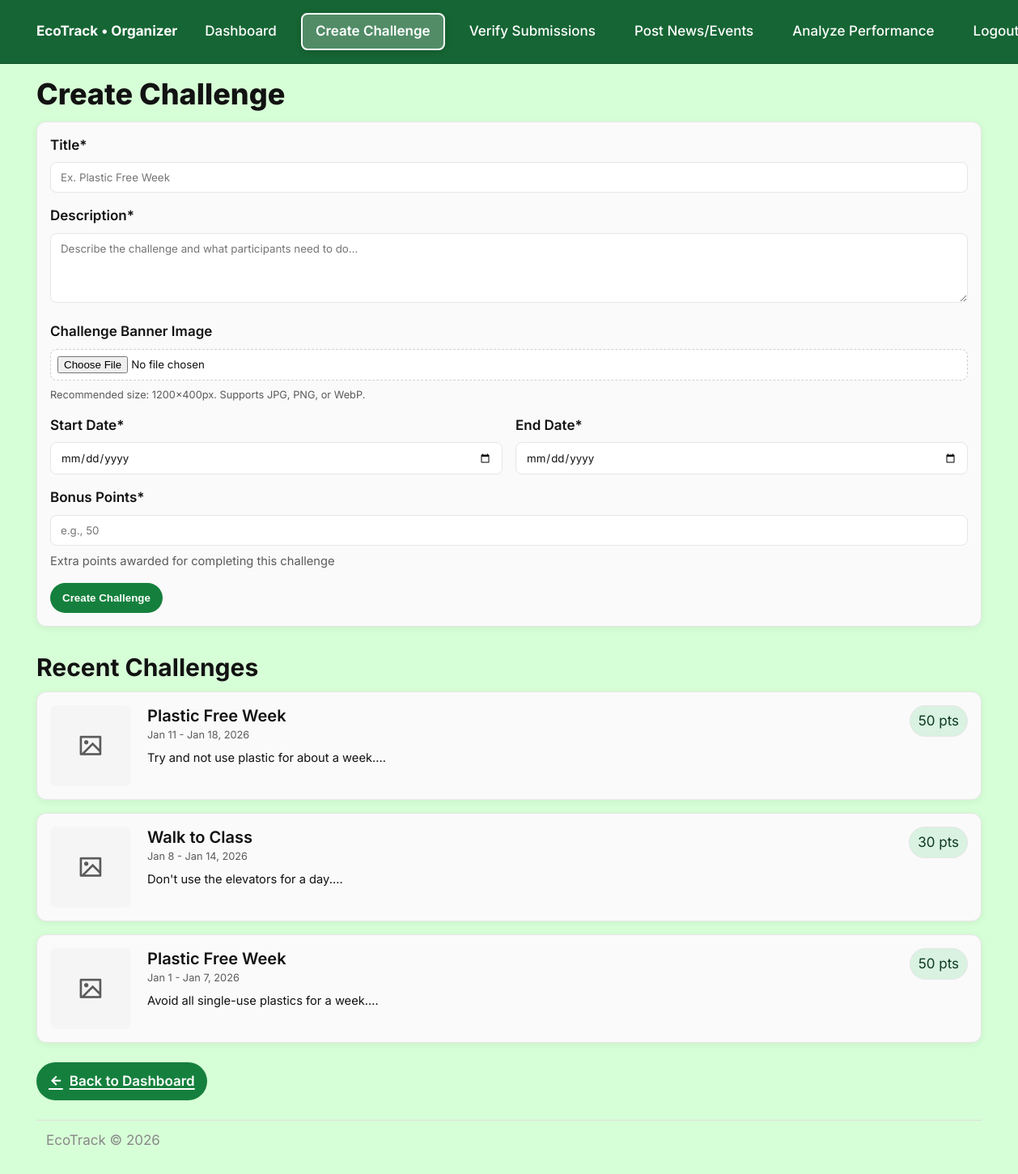
Screenshot of /pages/organizer/createChallenge.php (signed in) with the database file from the repository.
### tables this page shows
CREATE TABLE `weekly_challenges` (
  `challenge_id` int(11) NOT NULL,
  `title` varchar(150) NOT NULL,
  `description` text NOT NULL,
  `bonus_points` int(11) NOT NULL,
  `start_date` date NOT NULL,
  `end_date` date NOT NULL,
  `image_path` varchar(255) NOT NULL
);

### pages/organizer/createChallenge.php (the view, shortened to what this page needs)
<?php
require_once __DIR__ . '/../../config/dbConnect.php';
function h(?string $s): string { return htmlspecialchars($s ?? '', ENT_QUOTES, 'UTF-8'); }
$challengesQuery = "
    SELECT challenge_id, title, description, bonus_points, start_date, end_date
    FROM weekly_challenges
    ORDER BY start_date DESC
    LIMIT 10
";
$challengesResult = $conn->query($challengesQuery);
$challenges = $challengesResult ? $challengesResult->fetch_all(MYSQLI_ASSOC) : [];
include __DIR__ . '/../../assets/header.php';
?>
<h1 class="h1">Create Challenge</h1>
<div class="card">
  <form method="post" enctype="multipart/form-data" style="display:grid; gap: var(--space-3);">
    <div>
      <label class="h5" for="title" style="display:block; margin-bottom: var(--space-1);">Title*</label>
      <input type="text" id="title" name="title"
             placeholder="Ex. Plastic Free Week"
             style="width:100%;" required>
    </div>
    <div>
      <label class="h5" for="description" style="display:block; margin-bottom: var(--space-1);">Description*</label>
      <textarea id="description" name="description" rows="4"
                placeholder="Describe the challenge and what participants need to do..."
                style="width:100%; resize: vertical;" required></textarea>
    </div>
    <div>
      <label class="h5" for="challenge_image" style="display:block; margin-bottom: var(--space-1);">Challenge Banner Image</label>
      <input type="file" id="challenge_image" name="challenge_image" accept="image/*"
             style="width:100%; padding: 8px; border: 1px dashed var(--color-border-strong); border-radius: var(--radius-sm);">
      <p style="margin: var(--space-1) 0 0; font-size: var(--fs-xs); color: var(--color-text-muted);">
        Recommended size: 1200x400px. Supports JPG, PNG, or WebP.
      </p>
    </div>
    <div class="grid cols-1 md:cols-2 gap-3">
      <div>
        <label class="h5" for="startDate" style="display:block; margin-bottom: var(--space-1);">Start Date*</label>
        <input type="date" id="startDate" name="startDate"
               style="width:100%;" required>
      </div>
      <div>
        <label class="h5" for="endDate" style="display:block; margin-bottom: var(--space-1);">End Date*</label>
        <input type="date" id="endDate" name="endDate"
               style="width:100%;" required>
      </div>
    </div>
    <div>
      <label class="h5" for="bonusPoints" style="display:block; margin-bottom: var(--space-1);">Bonus Points*</label>
      <input type="number" id="bonusPoints" name="bonusPoints"
             min="0" placeholder="e.g., 50"
             style="width:100%;" required>
      <p style="margin: var(--space-1) 0 0; font-size: var(--fs-sm); color: var(--color-text-muted);">
        Extra points awarded for completing this challenge
      </p>
    </div>
    <button class="button" type="submit" name="save" value="1" style="justify-self: start;">
      Create Challenge
    </button>
  </form>
</div>
<h2 class="h2" style="margin-top: var(--space-5);">Recent Challenges</h2>
<?php if (empty($challenges)): ?>
  <div class="card">
    <p style="margin:0; color: var(--color-text-muted);">No challenges created yet.</p>
  </div>
<?php else: ?>
  <div class="grid cols-1 gap-3">
    <?php foreach ($challenges as $c): ?>
      <article class="card">
        <div style="display:flex; gap: 20px; align-items: flex-start;">
          <div style="flex: 0 0 100px; height: 100px; background: var(--color-elevated); border-radius: var(--radius-sm); overflow: hidden; display: flex; align-items: center; justify-content: center;">
            <?php if (!empty($c['image_path'])): ?>
              <img src="../../<?= h($c['image_path']) ?>" alt="Challenge" style="width: 100%; height: 100%; object-fit: cover;">
            <?php else: ?>
              <i class="ri-image-line" style="font-size: 2rem; color: var(--color-text-muted);"></i>
            <?php endif; ?>
          </div>
          <div style="flex: 1;">
            <div style="display:flex; justify-content:space-between; align-items:start; margin-bottom: var(--space-1);">
              <div>
                <h3 class="h4" style="margin:0;"><?= h($c['title']) ?></h3>
                <p style="margin:0; font-size: var(--fs-xs); color: var(--color-text-muted);">
                  <?= h(date('M j', strtotime($c['start_date']))) ?> - <?= h(date('M j, Y', strtotime($c['end_date']))) ?>
                </p>
              </div>
              <span class="badge"><?= h((string)$c['bonus_points']) ?> pts</span>
            </div>
            <p style="margin:0; font-size: var(--fs-sm);">
              <?= h(substr($c['description'], 0, 120)) ?>...
            </p>
          </div>
        </div>
      </article>
    <?php endforeach; ?>
  </div>
<?php endif; ?>
<div style="margin-top: var(--space-4);">
  <a href="organizerDashboard.php" class="button">
    <i class="ri-arrow-left-line" aria-hidden="true"></i>
    Back to Dashboard
  </a>
</div>
<?php include __DIR__ . '/../../assets/footer.php'; ?>

### assets/css/style.css (style rules this page uses)
* { box-sizing: border-box; }
html, body { height: 100%; }
body { margin: 0; font-family: "Inter", system-ui, -apple-system, Segoe UI, Roboto, Helvetica, Arial, sans-serif; background: var(--color-bg); color: var(--color-text); text-rendering: optimizeLegibility; -webkit-font-smoothing: antialiased; -moz-osx-font-smoothing: grayscale; }
:root { --color-bg:#d7ffd7; --color-surface:#FAFAFA; --color-elevated:#F5F5F5; --color-overlay:rgba(0,0,0,0.6); --color-text:#121212; --color-text-muted:#5B5B5B; --color-text-on-dark:#E6F4EA; --color-primary:#15803D; --color-primary-strong:#166534; --color-primary-soft:#D9F2E1; --color-accent:#2C7A7B; --color-accent-soft:#D7F0F1; --color-success:#1F7A4C; --color-success-soft:#DDF5E7; --color-warning:#B7791F; --color-warning-soft:#FBE8C6; --color-error:#B91C1C; --color-error-soft:#FAD6D6; --color-info:#1E4DB7; --color-info-soft:#D9E6FB; --color-border:#E6E6E6; --color-border-strong:#CFCFCF; --color-focus:#1E90FF; --focus-ring:3px solid var(--color-focus); --header-bg:#166534; --header-text:#FFFFFF; --header-border:#13522B; --shadow-1:0 2px 10px rgba(0,0,0,0.06); --shadow-2:0 6px 24px rgba(0,0,0,0.08); --radius-lg:12px; --radius-md:10px; --radius-sm:8px; --space-1:8px; --space-2:12px; --space-3:16px; --space-4:24px; --space-5:32px; --space-6:48px; --btn-bg:var(--color-primary); --btn-text:#FFFFFF; --btn-bg-hover:#0F6A31; --btn-bg-active:#0C5A29; --btn-border:transparent; --link:var(--color-accent); --link-hover:#205F61; --card-bg:var(--color-surface); --card-border:var(--color-border); --input-bg:#FFFFFF; --input-text:var(--color-text); --input-border:var(--color-border); --input-border-focus:#6FB1FF; --badge-bg:var(--color-primary-soft); --badge-text:#0E3A20; }
:root { --lh-tight:1.2; --lh-snug:1.35; --lh-normal:1.5; --lh-relaxed:1.7; --fs-xs: clamp(0.75rem, 0.72rem + 0.1vw, 0.82rem); --fs-sm: clamp(0.85rem, 0.80rem + 0.15vw, 0.95rem); --fs-base: clamp(0.95rem, 0.90rem + 0.25vw, 1.0625rem); --fs-lg: clamp(1.0625rem, 1rem + 0.35vw, 1.25rem); --fs-xl: clamp(1.25rem, 1.15rem + 0.5vw, 1.5rem); --fs-2xl: clamp(1.5rem, 1.3rem + 0.8vw, 1.875rem); --fs-3xl: clamp(1.875rem, 1.55rem + 1.1vw, 2.25rem); --fs-4xl: clamp(2.25rem, 1.85rem + 1.4vw, 2.75rem); }
body { font-size: var(--fs-base); line-height: var(--lh-normal); }
h1, .h1 { font-size: var(--fs-3xl); line-height: var(--lh-tight); font-weight: 800; margin: 0 0 var(--space-2); }
h2, .h2 { font-size: var(--fs-2xl); line-height: var(--lh-tight); font-weight: 700; margin: 0 0 var(--space-2); }
h3, .h3 { font-size: var(--fs-xl); line-height: var(--lh-snug); font-weight: 700; margin: 0 0 var(--space-2); }
h4, .h4 { font-size: var(--fs-lg); line-height: var(--lh-snug); font-weight: 600; margin: 0 0 var(--space-1); }
h5, .h5 { font-size: var(--fs-base);line-height: var(--lh-normal);font-weight: 600; margin: 0 0 var(--space-1); }
p { margin: 0 0 var(--space-2); }
a { color: var(--link); text-underline-offset: 3px; text-decoration-thickness: 2px; }
.card { background: var(--card-bg); border: 1px solid var(--card-border); border-radius: var(--radius-lg); box-shadow: var(--shadow-1); padding: var(--space-3); }
.button { display: inline-flex; align-items: center; gap: 8px; background: var(--btn-bg); color: var(--btn-text); border: 1px solid var(--btn-border); padding: 10px 14px; border-radius: 999px; font-weight: 600; cursor: pointer; transition: all 0.3s ease; }
input, select, textarea { background: var(--input-bg); color: var(--input-text); border: 1px solid var(--input-border); border-radius: var(--radius-sm); padding: 10px 12px; font-family: inherit; }
.badge { display: inline-flex; align-items: center; gap: 6px; background: var(--badge-bg); color: var(--badge-text); padding: 6px 10px; border-radius: 999px; border: 1px solid var(--color-border); }
.grid { display: grid; gap: var(--space-3); grid-template-columns: repeat(var(--grid-cols, 1), minmax(0, 1fr)); }
.cols-1 { --grid-cols: 1; }
@media (min-width: 960px) { .md\:cols-2 { --grid-cols:2; } }
.gap-3 { gap: var(--space-3); }

### rows the page displays
weekly_challenges: title "Plastic Free Week", start_date "Jan 11", end_date "Jan 18, 2026", bonus_points "50", description "Try and not use plastic for about a week."
weekly_challenges: title "Walk to Class", start_date "Jan 8", end_date "Jan 14, 2026", bonus_points "30", description "Don't use the elevators for a day."
weekly_challenges: title "Plastic Free Week", start_date "Jan 1", end_date "Jan 7, 2026", bonus_points "50", description "Avoid all single-use plastics for a week."
